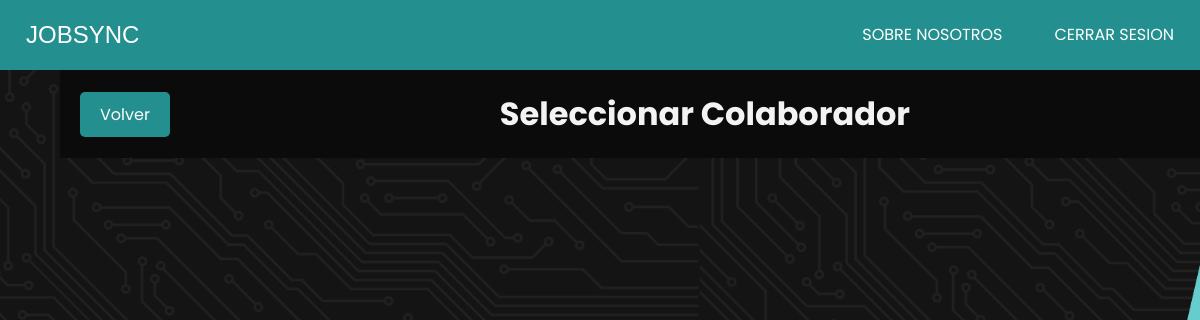
Page /seleccionar_colaborador/ (signed in) on the earlier database version.
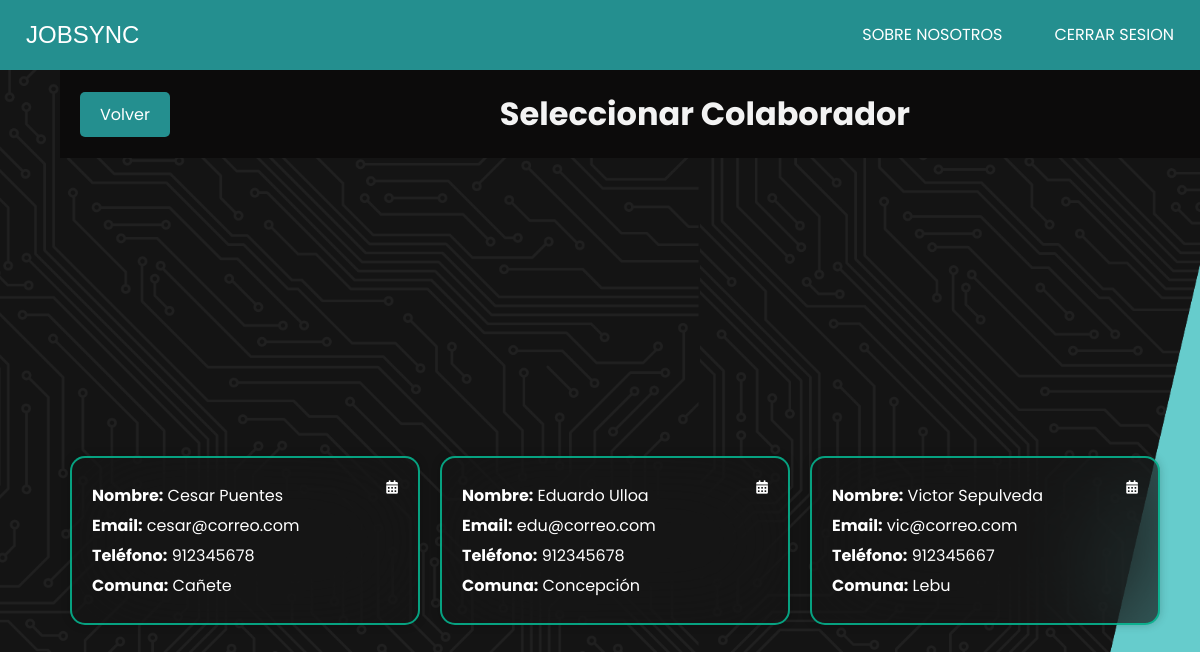
Same page on the later database version.
### JobSyncApp/models.py (models this page shows, shortened)
class CustomUser(AbstractUser):
    telefono = models.CharField(max_length=15)
    ROL_CHOICES = [
        (True, 'Colaborador'),
        (False, 'Admin'),
    ]
    rol = models.BooleanField(choices=ROL_CHOICES, default=True)
    comuna = models.ForeignKey(Comuna, on_delete=models.SET_NULL, null=True, blank=True)
    is_deleted = models.BooleanField(default=False)
    objects = CustomUserManager()

class Comuna(models.Model):
    nombre = models.CharField(max_length=100, unique=True)
    def __str__(self):
        return self.nombre

### JobSyncApp/decorators.py (the view)
    def wrap(request, *args, **kwargs):
        if request.user.is_authenticated and not request.user.rol:
            return function(request, *args, **kwargs)
        else:
            raise PermissionDenied

### JobSyncApp/views.py (called while the page is built)
@login_required
@user_is_admin
def seleccionar_colaborador(request):
    colaboradores = CustomUser.objects.filter(rol=True)
    return render(request, 'admin/gestion_trabajos/Asignar_trabajos/seleccionar_colaborador.html', {'colaboradores': colaboradores})

### JobSyncApp/templates/admin/gestion_trabajos/Asignar_trabajos/seleccionar_colaborador.html (shortened to what this page needs)
{% extends 'index.html' %}
{% load static %}
{% block extra_css %}
<link rel="stylesheet" href="{% static 'css/listado_colaboradores.css' %}">
<link rel="stylesheet" href="https://cdnjs.cloudflare.com/ajax/libs/font-awesome/5.15.4/css/all.min.css">
{% endblock extra_css %}
{% block contenido %}
<div class="card-container">
    <div class="header">
        <a href="{% url 'home' %}" id="btn-volver" class="btn btn-back">Volver</a>
        <h1 id="titulo-trabajos">Seleccionar Colaborador</h1>
    </div>
    {% for colaborador in colaboradores %}
    <div class="card">
        <button class="select-btn" data-url="{% url 'ver_agenda' colaborador.id %}"> <i class="fas fa-calendar-alt"></i> </button>
        <p><strong>Nombre:</strong> {{ colaborador.first_name }} {{ colaborador.last_name }}</p>
        <p><strong>Email:</strong> {{ colaborador.email }}</p>
        <p><strong>Teléfono:</strong> {{ colaborador.telefono }}</p>
        <p><strong>Comuna:</strong> {{ colaborador.comuna }}</p>
    </div>
    {% endfor %}
</div>
{% endblock %}

Differences in the rows shown:
added CustomUser: first_name "Cesar", last_name "Puentes", email "cesar@correo.com", telefono "912345678", comuna "Cañete"
added CustomUser: first_name "Eduardo", last_name "Ulloa", email "edu@correo.com", telefono "912345678", comuna "Concepción"
added CustomUser: first_name "Victor", last_name "Sepulveda", email "vic@correo.com", telefono "912345667", comuna "Lebu"
